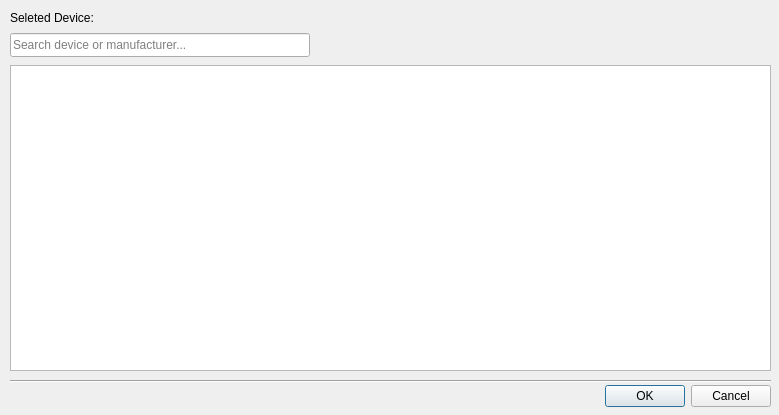
<?xml version="1.0" encoding="UTF-8"?>
<ui version="4.0">
 <class>Dialog</class>
 <widget class="QDialog" name="Dialog">
  <property name="geometry">
   <rect>
    <x>0</x>
    <y>0</y>
    <width>779</width>
    <height>385</height>
   </rect>
  </property>
  <property name="minimumSize">
   <size>
    <width>779</width>
    <height>415</height>
   </size>
  </property>
  <property name="maximumSize">
   <size>
    <width>779</width>
    <height>415</height>
   </size>
  </property>
  <property name="windowTitle">
   <string>Target Device Settings</string>
  </property>
  <widget class="QDialogButtonBox" name="buttonBox">
   <property name="geometry">
    <rect>
     <x>430</x>
     <y>380</y>
     <width>341</width>
     <height>32</height>
    </rect>
   </property>
   <property name="orientation">
    <enum>Qt::Horizontal</enum>
   </property>
   <property name="standardButtons">
    <set>QDialogButtonBox::Cancel|QDialogButtonBox::Ok</set>
   </property>
  </widget>
  <widget class="QLabel" name="label">
   <property name="geometry">
    <rect>
     <x>10</x>
     <y>10</y>
     <width>91</width>
     <height>16</height>
    </rect>
   </property>
   <property name="text">
    <string>Seleted Device:</string>
   </property>
  </widget>
  <widget class="QLabel" name="label_sel_dev">
   <property name="geometry">
    <rect>
     <x>110</x>
     <y>10</y>
     <width>200</width>
     <height>16</height>
    </rect>
   </property>
   <property name="text">
    <string/>
   </property>
  </widget>
  <widget class="QLineEdit" name="lineEdit_search">
   <property name="geometry">
    <rect>
     <x>10</x>
     <y>33</y>
     <width>300</width>
     <height>24</height>
    </rect>
   </property>
   <property name="placeholderText">
    <string>Search device or manufacturer...</string>
   </property>
   <property name="clearButtonEnabled">
    <bool>true</bool>
   </property>
  </widget>
  <widget class="QTableView" name="tableView">
   <property name="geometry">
    <rect>
     <x>10</x>
     <y>65</y>
     <width>761</width>
     <height>306</height>
    </rect>
   </property>
  </widget>
  <widget class="Line" name="line">
   <property name="geometry">
    <rect>
     <x>10</x>
     <y>373</y>
     <width>761</width>
     <height>16</height>
    </rect>
   </property>
   <property name="orientation">
    <enum>Qt::Horizontal</enum>
   </property>
  </widget>
 </widget>
 <resources/>
 <connections>
  <connection>
   <sender>buttonBox</sender>
   <signal>accepted()</signal>
   <receiver>Dialog</receiver>
   <slot>accept()</slot>
   <hints>
    <hint type="sourcelabel">
     <x>248</x>
     <y>254</y>
    </hint>
    <hint type="destinationlabel">
     <x>157</x>
     <y>274</y>
    </hint>
   </hints>
  </connection>
  <connection>
   <sender>buttonBox</sender>
   <signal>rejected()</signal>
   <receiver>Dialog</receiver>
   <slot>reject()</slot>
   <hints>
    <hint type="sourcelabel">
     <x>316</x>
     <y>260</y>
    </hint>
    <hint type="destinationlabel">
     <x>286</x>
     <y>274</y>
    </hint>
   </hints>
  </connection>
 </connections>
</ui>
